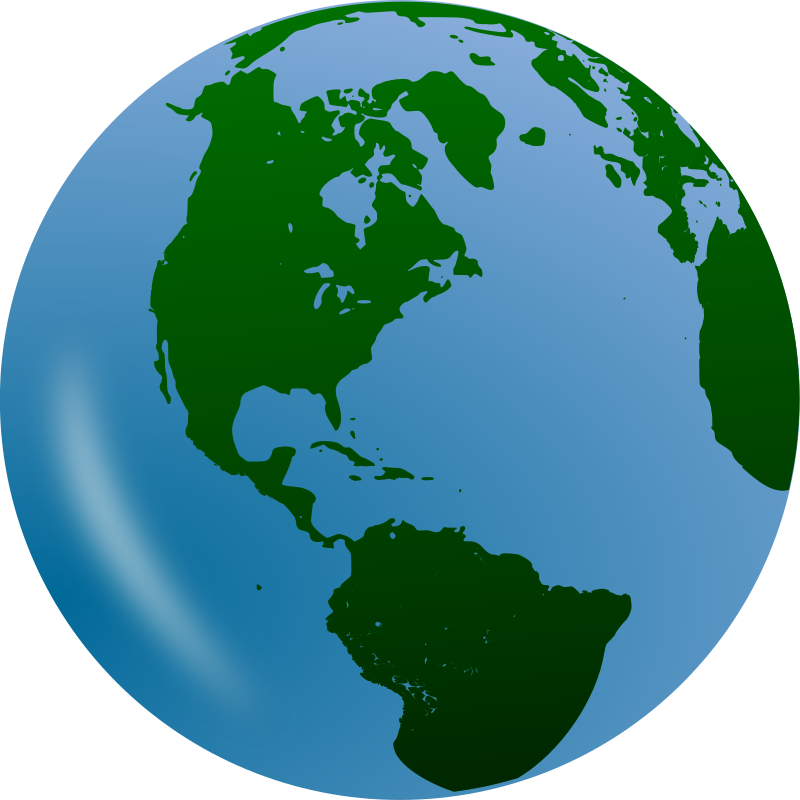
#> input picture notebooks/bokeh/globe.png, 800 x 800 px
$ jupyter execute Untitled.ipynb
#> lines starting #> are read from the running program, lines starting #| are printed output that depends on the picture
[cell 1]
from __future__ import division

import numpy as np
from PIL import Image
from bokeh.plotting import figure, show
from bokeh.io import push_notebook, show, output_notebook
from bokeh.plotting import figure

output_notebook()

# Open image, and make sure it's RGB*A*
lena_img = Image.open('globe.png').convert('RGBA')
#> lena_img is the input picture: PIL image 800x800 RGBA; mean R, G, B, A 38.1, 94.4, 97.5, 200.3
xdim, ydim = lena_img.size
#> xdim = 800; ydim = 800
print("Dimensions: ({xdim}, {ydim})".format(**locals()))
# Create an array representation for the image `img`, and an 8-bit "4
# layer/RGBA" version of it `view`.
img = np.empty((ydim, xdim), dtype=np.uint32)
view = img.view(dtype=np.uint8).reshape((ydim, xdim, 4))
# Copy the RGBA image into view, flipping it so it comes right-side up
# with a lower-left origin
view[:,:,:] = np.flipud(np.asarray(lena_img))
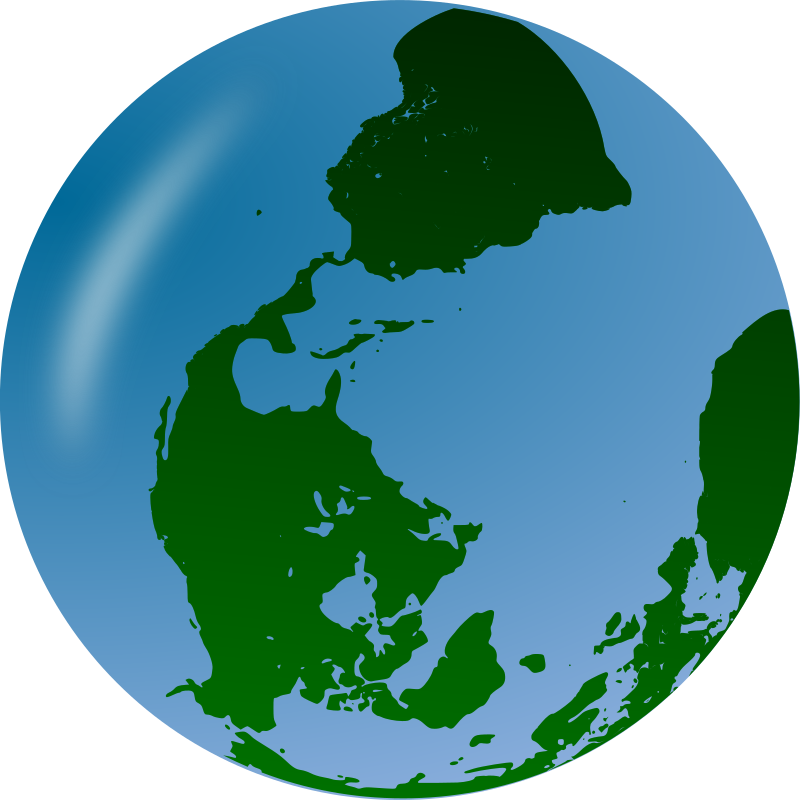
#> view: shape (800, 800, 4); mean R, G, B, A 38.1, 94.4, 97.5, 200.3; transparent parts drawn white

# Display the 32-bit RGBA image
dim = max(xdim, ydim)
#> dim = 800
fig = figure(title="Globe",
             x_range=(0,dim), y_range=(0,dim),
             # Specifying xdim/ydim isn't quire right :-(
             # width=xdim, height=ydim,
             )
fig.image_rgba(image=[img], x=0, y=0, dw=xdim, dh=ydim)

show(fig)  # open a browser


$ run again, with notebooks/bokeh/sample_image.jpg saved as notebooks/bokeh/globe.png
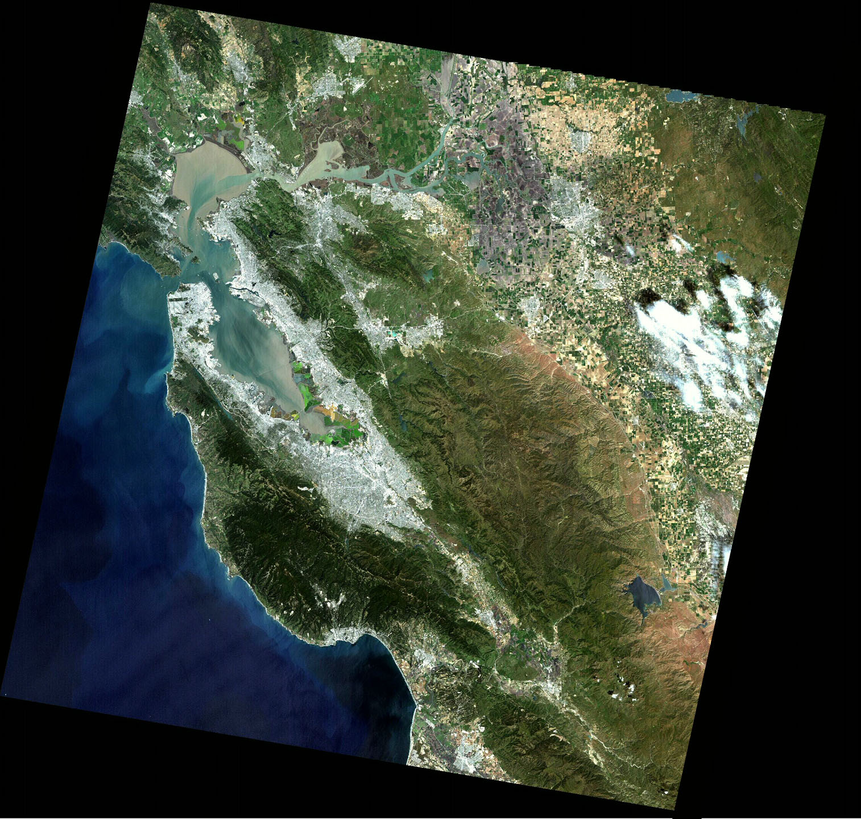
#> input picture notebooks/bokeh/sample_image.jpg, 861 x 819 px, shrunk from 1514 x 1440 before the run
#> `view[:,:,:] = np.flipud(np.asarray(lena_img))`:
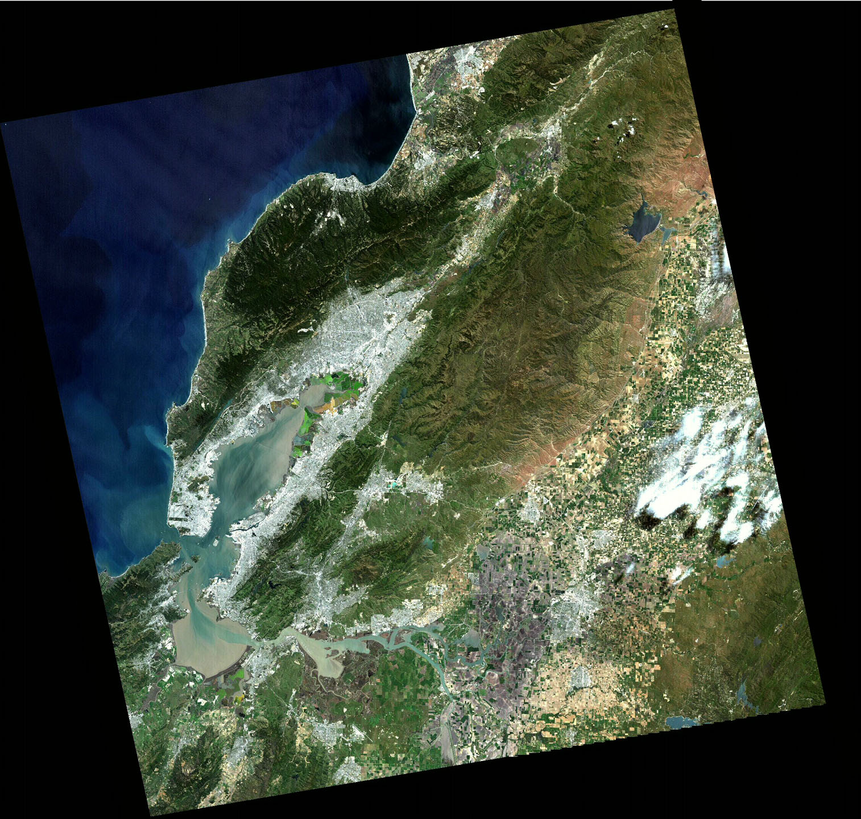
#> view: shape (819, 861, 4); mean R, G, B, A 59.7, 68.2, 55.7, 255
